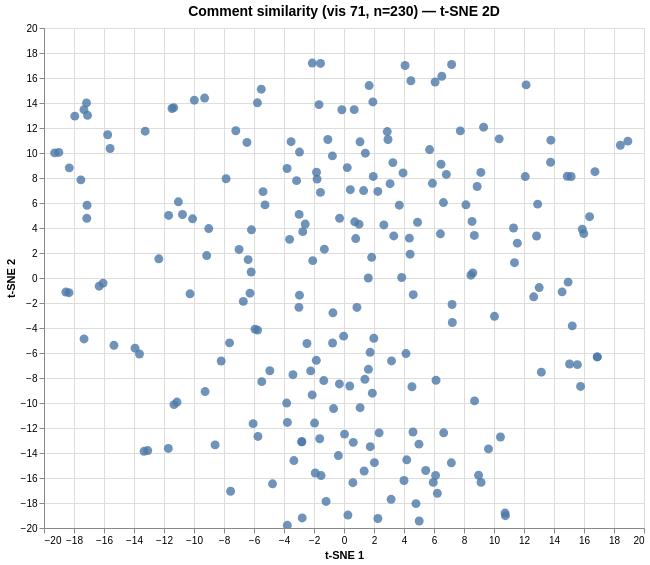

Here is the Vega-Lite specification saved for this chart:
### Vega specification from a JSON file in a GitHub repository (floating-point values rounded to 4 significant figures; data arrays with more than 128 entries replaced by an {"elided": "..."} marker saying what was removed)
{"$schema": "https://vega.github.io/schema/vega/v6.json", "data": [{"name": "param_1e9efca18e7a2868_store"}, {"name": "source_0", "values": {"elided": "230 records"}}, {"name": "source_0_x_domain_dim_1", "values": [{"min": -19.29, "max": 18.92}]}, {"name": "source_0_y_domain_dim_2", "values": [{"min": -19.79, "max": 17.2}]}], "signals": [{"name": "unit", "value": {}, "on": [{"events": "pointermove", "update": "isTuple(group()) ? group() : unit"}]}, {"name": "param_1e9efca18e7a2868", "update": "vlSelectionResolve(\"param_1e9efca18e7a2868_store\", \"union\")"}, {"name": "param_1e9efca18e7a2868_dim_1", "on": [{"events": [{"source": "view", "type": "dblclick"}], "update": "null"}, {"events": {"signal": "param_1e9efca18e7a2868_translate_delta"}, "update": "panLinear(param_1e9efca18e7a2868_translate_anchor.extent_x, -param_1e9efca18e7a2868_translate_delta.x / width)"}, {"events": {"signal": "param_1e9efca18e7a2868_zoom_delta"}, "update": "zoomLinear(domain(\"x\"), param_1e9efca18e7a2868_zoom_anchor.x, param_1e9efca18e7a2868_zoom_delta)"}]}, {"name": "param_1e9efca18e7a2868_dim_2", "on": [{"events": [{"source": "view", "type": "dblclick"}], "update": "null"}, {"events": {"signal": "param_1e9efca18e7a2868_translate_delta"}, "update": "panLinear(param_1e9efca18e7a2868_translate_anchor.extent_y, param_1e9efca18e7a2868_translate_delta.y / height)"}, {"events": {"signal": "param_1e9efca18e7a2868_zoom_delta"}, "update": "zoomLinear(domain(\"y\"), param_1e9efca18e7a2868_zoom_anchor.y, param_1e9efca18e7a2868_zoom_delta)"}]}, {"name": "param_1e9efca18e7a2868_tuple", "on": [{"events": [{"signal": "param_1e9efca18e7a2868_dim_1 || param_1e9efca18e7a2868_dim_2"}], "update": "param_1e9efca18e7a2868_dim_1 && param_1e9efca18e7a2868_dim_2 ? {unit: \"\", fields: param_1e9efca18e7a2868_tuple_fields, values: [param_1e9efca18e7a2868_dim_1,param_1e9efca18e7a2868_dim_2]} : null"}]}, {"name": "param_1e9efca18e7a2868_tuple_fields", "value": [{"field": "dim_1", "channel": "x", "type": "R"}, {"field": "dim_2", "channel": "y", "type": "R"}]}, {"name": "param_1e9efca18e7a2868_translate_anchor", "value": {}, "on": [{"events": [{"source": "scope", "type": "pointerdown"}], "update": "{x: x(unit), y: y(unit), extent_x: domain(\"x\"), extent_y: domain(\"y\")}"}]}, {"name": "param_1e9efca18e7a2868_translate_delta", "value": {}, "on": [{"events": [{"source": "window", "between": [{"source": "scope", "type": "pointerdown"}, {"source": "window", "type": "pointerup"}], "type": "pointermove", "consume": true}], "update": "{x: param_1e9efca18e7a2868_translate_anchor.x - x(unit), y: param_1e9efca18e7a2868_translate_anchor.y - y(unit)}"}]}, {"name": "param_1e9efca18e7a2868_zoom_anchor", "on": [{"events": [{"source": "scope", "type": "wheel", "consume": true}], "update": "{x: invert(\"x\", x(unit)), y: invert(\"y\", y(unit))}"}]}, {"name": "param_1e9efca18e7a2868_zoom_delta", "on": [{"events": [{"source": "scope", "type": "wheel", "consume": true}], "update": "pow(1.001, event.deltaY * pow(16, event.deltaMode))", "force": true}]}, {"name": "param_1e9efca18e7a2868_modify", "on": [{"events": {"signal": "param_1e9efca18e7a2868_tuple"}, "update": "modify(\"param_1e9efca18e7a2868_store\", param_1e9efca18e7a2868_tuple, true)"}]}], "marks": [{"type": "symbol", "name": "marks", "from": {"data": "source_0"}, "encode": {"update": {"y": {"field": "dim_2", "scale": "y"}, "shape": {"value": "circle"}, "tooltip": {"signal": "{\"Comment #\": format(datum[\"index\"], \"\"), \"Comment\": isValid(datum[\"comment\"]) ? datum[\"comment\"] : \"\"+datum[\"comment\"]}"}, "x": {"field": "dim_1", "scale": "x"}, "fill": {"value": "#4c78a8"}, "opacity": {"value": 0.8}, "size": {"value": 80}}}, "style": ["circle"], "interactive": true, "clip": true}], "scales": [{"name": "x", "type": "linear", "domain": [{"signal": "(data(\"source_0_x_domain_dim_1\")[0] || {}).min"}, {"signal": "(data(\"source_0_x_domain_dim_1\")[0] || {}).max"}], "range": [0, {"signal": "width"}], "domainRaw": {"signal": "param_1e9efca18e7a2868[\"dim_1\"]"}, "zero": true, "nice": true}, {"name": "y", "type": "linear", "domain": [{"signal": "(data(\"source_0_y_domain_dim_2\")[0] || {}).min"}, {"signal": "(data(\"source_0_y_domain_dim_2\")[0] || {}).max"}], "range": [{"signal": "height"}, 0], "nice": true, "zero": true, "domainRaw": {"signal": "param_1e9efca18e7a2868[\"dim_2\"]"}}], "axes": [{"scale": "x", "domain": false, "maxExtent": 0, "orient": "bottom", "zindex": 0, "tickCount": {"signal": "ceil(width/40)"}, "minExtent": 0, "ticks": false, "gridScale": "y", "grid": true, "labels": false, "aria": false}, {"scale": "y", "labels": false, "aria": false, "maxExtent": 0, "ticks": false, "gridScale": "x", "orient": "left", "domain": false, "minExtent": 0, "tickCount": {"signal": "ceil(height/40)"}, "zindex": 0, "grid": true}, {"scale": "x", "zindex": 0, "orient": "bottom", "grid": false, "labelFlush": true, "labelOverlap": true, "title": "t-SNE 1", "tickCount": {"signal": "ceil(width/40)"}}, {"scale": "y", "orient": "left", "labelOverlap": true, "title": "t-SNE 2", "grid": false, "tickCount": {"signal": "ceil(height/40)"}, "zindex": 0}], "title": {"text": "Comment similarity (vis 71, n=230) — t-SNE 2D", "fontSize": 14, "frame": "group"}, "height": 500, "background": "white", "style": "cell", "padding": 5, "width": 600}
